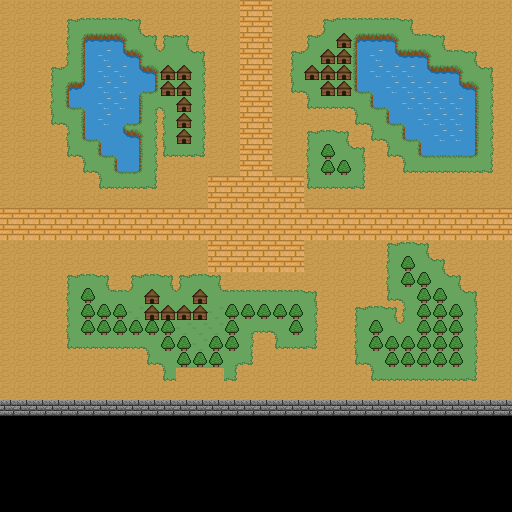

Rendered tile map (Tiled .tmx) drawn with the repository's tilesets; below, a short description and the full map source, tile grids included:
An orthogonal 32x32 tile map with 16x16 px tiles, 1 tile layer (Tile Layer 1).

<map version="1.10" tiledversion="1.11.2" orientation="orthogonal" renderorder="right-down" width="32" height="32" tilewidth="16" tileheight="16" infinite="0" nextlayerid="2" nextobjectid="1">
 <tileset firstgid="1" source="tileset.tsx" />
 <layer id="1" name="Tile Layer 1" width="32" height="32">
  <data encoding="csv">
6,6,6,6,6,6,6,6,6,6,6,6,6,6,6,2,2,6,6,6,6,6,6,6,6,6,6,6,6,6,6,6,
6,6,6,6,7,8,8,8,9,6,6,6,6,6,6,2,2,6,6,6,7,8,8,8,8,9,6,6,6,6,6,6,
6,6,6,6,10,24,25,26,17,9,7,9,6,6,6,2,2,6,6,7,18,5,24,25,26,17,8,9,6,6,6,6,
6,6,6,6,10,27,23,34,26,17,18,17,9,6,6,2,2,6,7,18,5,5,27,23,34,25,26,17,8,9,6,6,
6,6,6,7,18,27,23,23,34,26,5,5,11,6,6,2,2,6,10,5,5,5,27,23,23,23,34,25,26,17,9,6,
6,6,6,10,24,35,23,23,32,31,5,5,11,6,6,2,2,6,12,16,5,5,29,33,23,23,23,23,34,26,11,6,
6,6,6,10,29,33,23,23,28,15,16,5,11,6,6,2,2,6,6,12,13,13,16,29,33,23,23,23,23,28,11,6,
6,6,6,12,16,27,23,32,31,11,10,5,11,6,6,2,2,6,6,6,6,6,12,16,29,33,23,23,23,28,11,6,
6,6,6,6,10,29,33,34,26,11,10,5,11,6,6,2,2,6,6,7,8,9,6,12,16,29,33,23,23,28,11,6,
6,6,6,6,12,16,29,33,28,11,12,13,14,6,6,2,2,6,6,10,20,17,9,6,12,16,29,30,30,31,11,6,
6,6,6,6,6,12,16,29,31,11,6,6,6,6,6,2,2,6,6,10,20,20,11,6,6,12,13,13,13,13,14,6,
6,6,6,6,6,6,12,13,13,14,6,6,6,2,2,2,2,2,2,12,13,13,14,6,6,6,6,6,6,6,6,6,
6,6,6,6,6,6,6,6,6,6,6,6,6,2,2,2,2,2,2,6,6,6,6,6,6,6,6,6,6,6,6,6,
2,2,2,2,2,2,2,2,2,2,2,2,2,2,2,2,2,2,2,2,2,2,2,2,2,2,2,2,2,2,2,2,
2,2,2,2,2,2,2,2,2,2,2,2,2,2,2,2,2,2,2,2,2,2,2,2,2,2,2,2,2,2,2,2,
6,6,6,6,6,6,6,6,6,6,6,6,6,2,2,2,2,2,2,6,6,6,6,6,7,8,9,6,6,6,6,6,
6,6,6,6,6,6,6,6,6,6,6,6,6,2,2,2,2,2,2,6,6,6,6,6,10,20,17,9,6,6,6,6,
6,6,6,6,7,8,9,6,7,8,9,7,8,9,6,6,6,6,6,6,6,6,6,6,10,20,20,17,9,6,6,6,
6,6,6,6,10,20,17,8,18,5,17,18,5,17,8,8,8,8,8,9,6,6,6,6,12,16,20,20,17,9,6,6,
6,6,6,6,10,20,20,20,4,5,5,5,5,4,20,20,20,20,20,11,6,6,7,8,9,10,20,20,20,11,6,6,
6,6,6,6,10,20,20,20,20,20,20,4,4,4,20,15,13,16,20,11,6,6,10,20,17,18,20,20,20,11,6,6,
6,6,6,6,12,13,13,13,13,16,20,20,4,20,20,11,6,12,13,14,6,6,10,20,20,20,20,20,20,11,6,6,
6,6,6,6,6,6,6,6,6,12,16,20,20,20,15,14,6,6,6,6,6,6,12,16,20,20,20,20,20,11,6,6,
6,6,6,6,6,6,6,6,6,6,12,6,6,6,14,6,6,6,6,6,6,6,6,12,13,13,13,13,13,14,6,6,
6,6,6,6,6,6,6,6,6,6,6,6,6,6,6,6,6,6,6,6,6,6,6,6,6,6,6,6,6,6,6,6,
21,21,21,21,21,21,21,21,21,21,21,21,21,21,21,21,21,21,21,21,21,21,21,21,21,21,21,21,21,21,21,21,
0,0,0,0,0,0,0,0,0,0,0,0,0,0,0,0,0,0,0,0,0,0,0,0,0,0,0,0,0,0,0,0,
0,0,0,0,0,0,0,0,0,0,0,0,0,0,0,0,0,0,0,0,0,0,0,0,0,0,0,0,0,0,0,0,
0,0,0,0,0,0,0,0,0,0,0,0,0,0,0,0,0,0,0,0,0,0,0,0,0,0,0,0,0,0,0,0,
0,0,0,0,0,0,0,0,0,0,0,0,0,0,0,0,0,0,0,0,0,0,0,0,0,0,0,0,0,0,0,0,
0,0,0,0,0,0,0,0,0,0,0,0,0,0,0,0,0,0,0,0,0,0,0,0,0,0,0,0,0,0,0,0,
0,0,0,0,0,0,0,0,0,0,0,0,0,0,0,0,0,0,0,0,0,0,0,0,0,0,0,0,0,0,0,0
</data>
 </layer>
</map>
